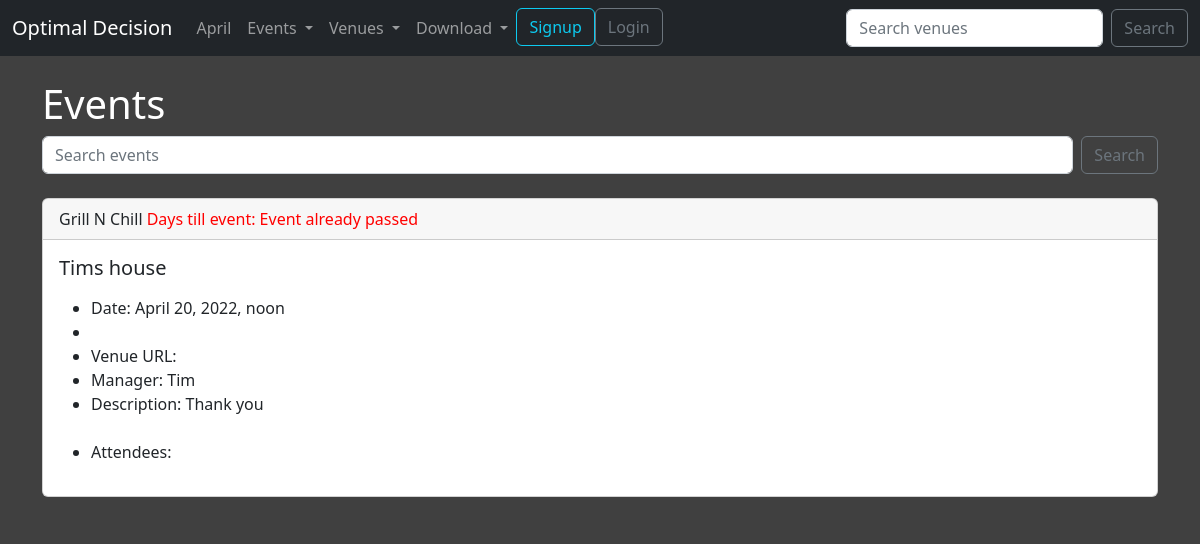
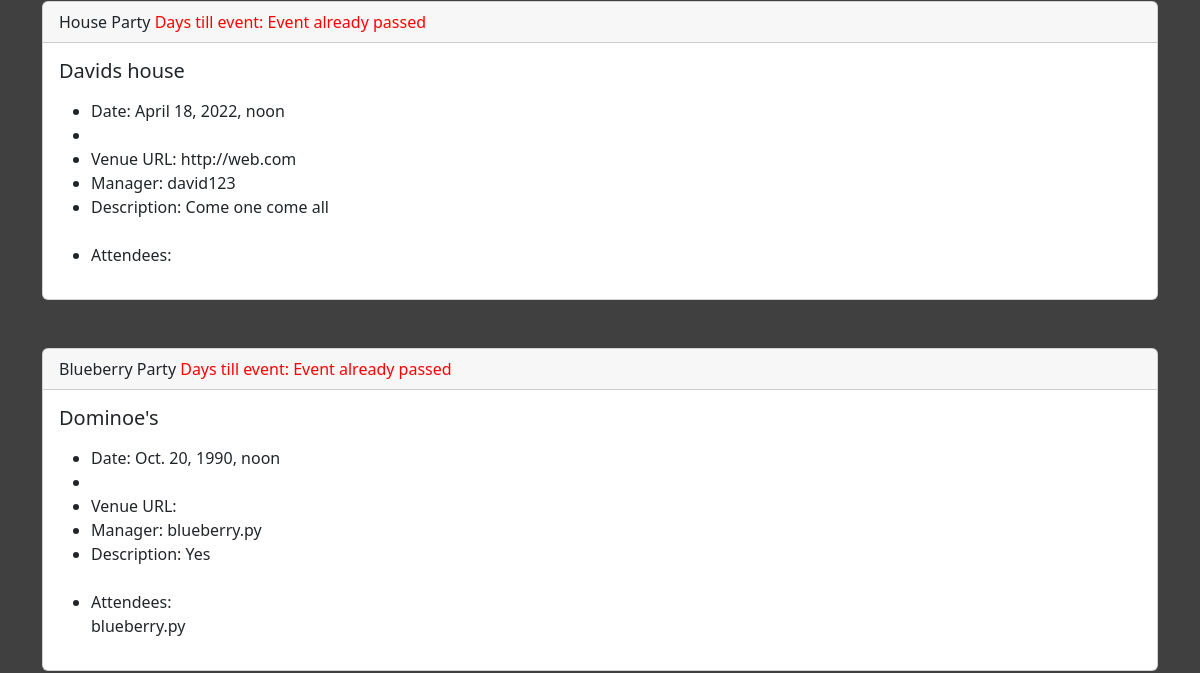
The app's page /events/ (upper part), older data (2 pictures, top to bottom).
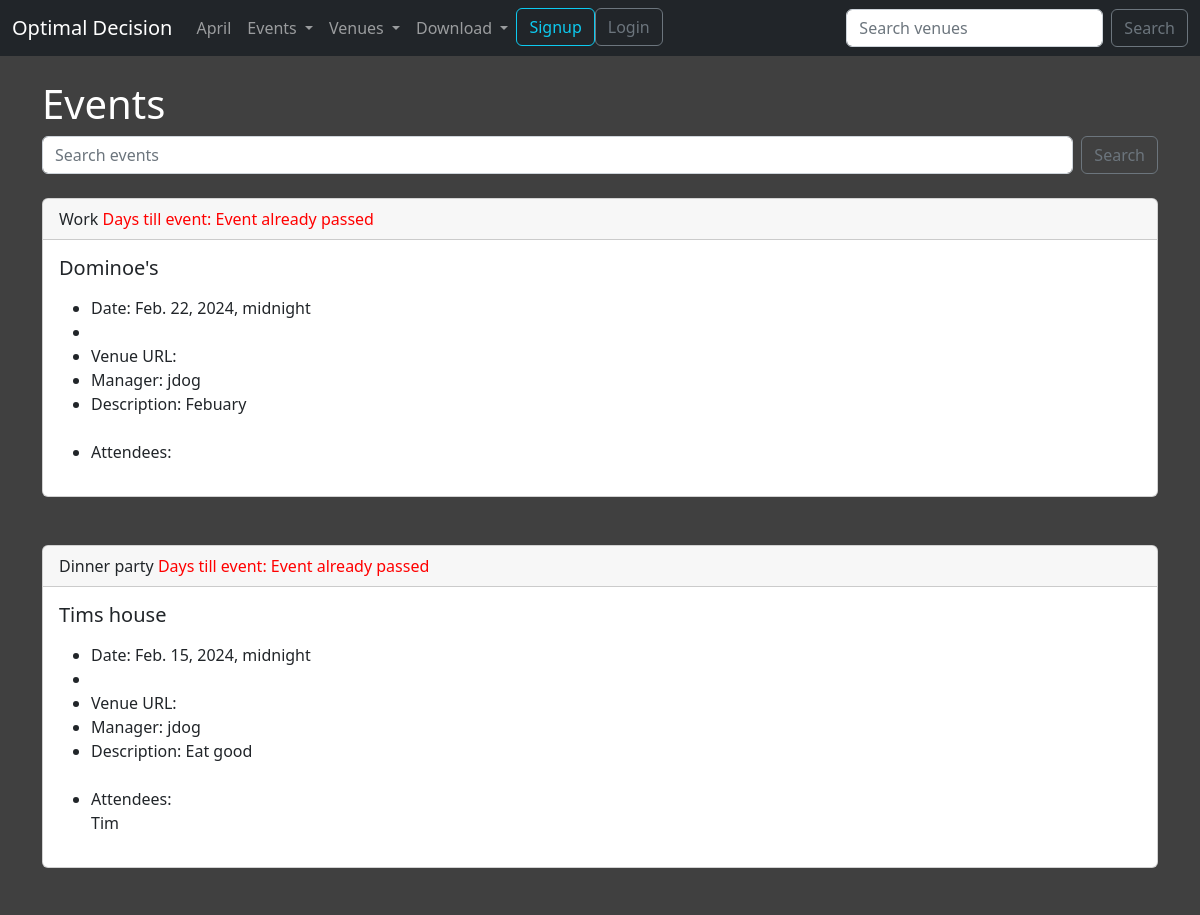
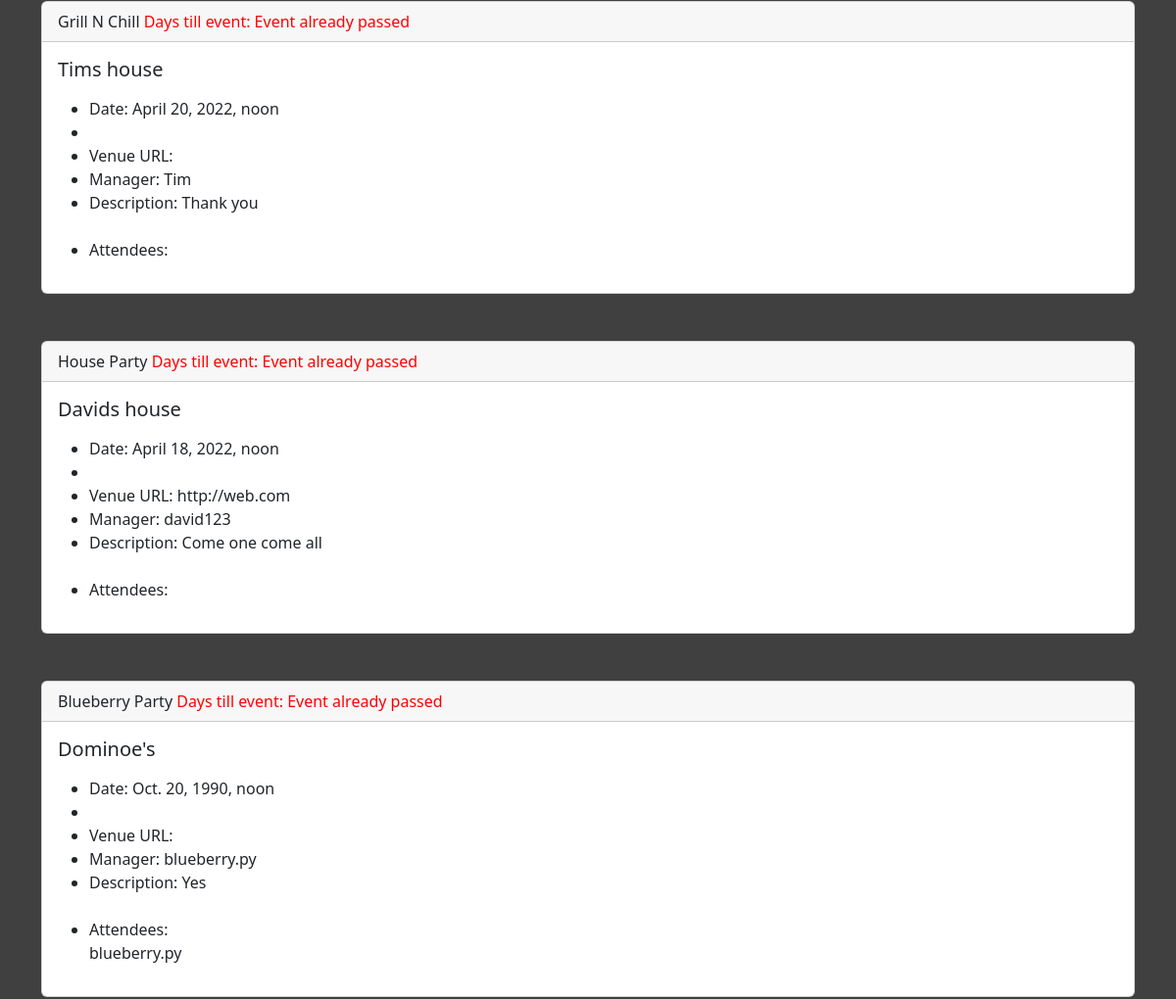
The same page, newer data (2 pictures, top to bottom).
### events/models.py (models this page shows)
class Event(models.Model):
    name = models.CharField('Event Name', max_length=120)
    event_date = models.DateTimeField('Event Date')
    venue = models.ForeignKey(Venue, blank=True, null=True, on_delete=models.CASCADE)
    manager = models.ForeignKey(User, related_name='manager', blank=True, null=True, on_delete=models.SET_NULL)
    description = models.TextField(blank=True)
    attendees = models.ManyToManyField(User, related_name='attendee', blank=True)
    def __str__(self):
        return self.name
    @property
    def days_till(self):
        today = date.today()
        days_till = self.event_date.date() - today
        days_till_stripped = str(days_till).strip(',')[0]
        if self.event_date.date() < today:
            return 'Event already passed'
        else:
            return f'{days_till_stripped} Days'

class Venue(models.Model):
    name = models.CharField('Event Name', max_length=120)
    address = models.CharField('Address', max_length=300)
    zip_code = models.CharField('Zip Code', max_length=10)
    phone = models.CharField('Contact Phone', blank=True, max_length=25)
    web = models.URLField('Website Address', blank=True)
    email_address = models.EmailField('Email Address', blank=True)
    owner = models.IntegerField('Venue Owner', blank=False, default=1)
    venue_image = models.ImageField(blank=True, null=True, upload_to='images/')
    def __str__(self):
        return self.name

### events/views.py (the view)
# urls.py: path('events/', views.all_events, name='events_list'),
def all_events(request):
    event_list = Event.objects.all().order_by('-event_date')
    return render(request, 'events/events_list.html',
            {'event_list': event_list})

### events/templates/events/events_list.html (shortened to what this page needs)
{% extends 'events/base.html' %}
{% block content %}
<h1>Events</h1>
<form class="d-flex" method='POST' role="search" action='{% url "search_events" %}'>
<input class="form-control me-2" type="search" placeholder="Search events" aria-label="Search" name="searched">
<button class="btn btn-outline-secondary" type="submit">Search</button>
</form>
<br/>
{% for event in event_list %}
<div class="card">
  <div class="card-header">
      <span>{{ event }} <span class='ms-auto' style='color: red;'>Days till event: {{event.days_till }}</span></span>
  </div>
  <div class="card-body">
    <h5 class="card-title">{{ event.venue }}</h5>
    <p class="card-text">
        <ul>
            <li>Date: {{ event.event_date }} </li>
            <li></li>
            <li>Venue URL: {{ event.venue.web }} </li>
            <li> Manager: {{ event.manager }} </li>
            <li>Description: {{ event.description }} </li>
            <br/>
            <li>Attendees:</li>
            {% for attendee in event.attendees.all %}
            {{ attendee }}<br/>
            {% endfor %}
        </ul>
    </p>
  </div>
</div>
<br/>
<br/>
{% endfor %}
{% endblock content %}

Row changes from the older to the newer data that the page shows:
added Event: name "Work", days_till "Event already passed", venue "Dominoe's", event_date "Feb. 22, 2024, midnight", manager "jdog", description "Febuary"
added Event: name "Dinner party", days_till "Event already passed", venue "Tims house", event_date "Feb. 15, 2024, midnight", manager "jdog", description "Eat good"
